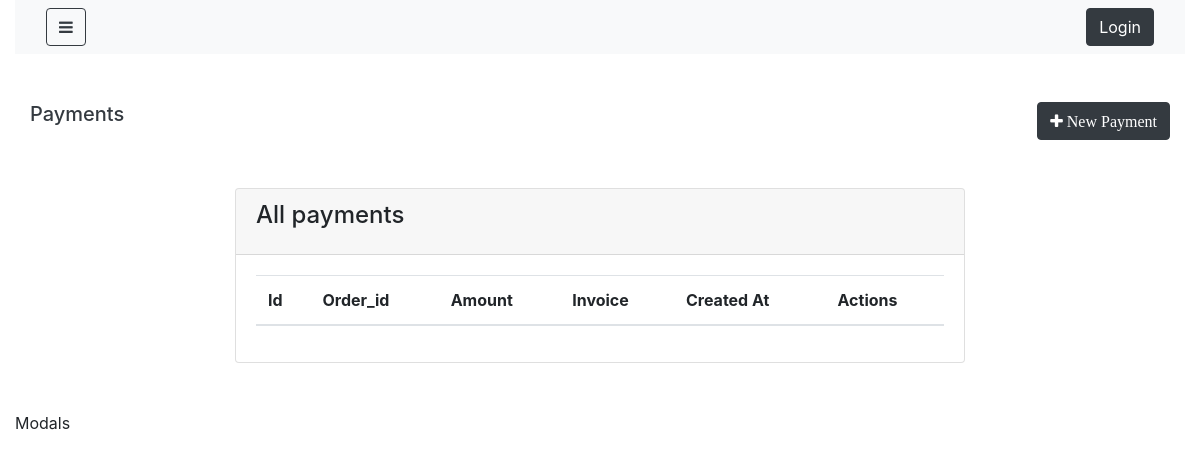
The page /payments/ on the database as committed earlier.
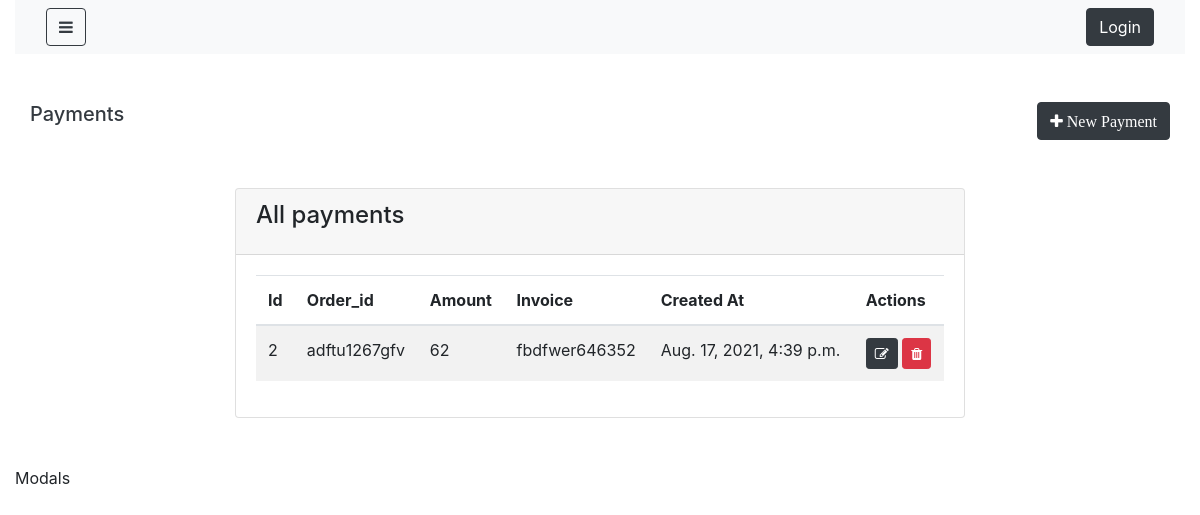
The same page on the database as committed later.
### shop/models.py (models this page shows, shortened)
class Payment(models.Model):
    order_id= models.ForeignKey('order',on_delete=models.CASCADE,blank=True,null=True)
    amount=models.IntegerField(null= True, blank= True)
    description=models.TextField(null=True, blank=True)
    invoice_number=models.CharField(max_length=100, null=False, blank=True)
    created_at=models.DateTimeField(auto_now_add=True)
    updated_at= models.DateTimeField(auto_now_add=True)

class Order(models.Model):
    total=models.IntegerField(null= False, blank= True)
    status=models.CharField(max_length=100, null=False, blank=False, default="Pending")
    shipping_cost=models.IntegerField(null= True, blank= True)
    order_number=models.CharField(max_length=100, null=False, blank=False)
    customer_id=models.ForeignKey('customer',on_delete=models.CASCADE,blank=True,null=True)
    created_at=models.DateTimeField(auto_now_add=True)
    updated_at= models.DateTimeField(auto_now_add=True)
    def __str__(self):
        return self.order_number

### shop/views.py (the view)
# urls.py: path('payments/',PaymentList.as_view(),name="payments"),
class PaymentList(ListView):
    login_required= True
    model =Payment
    template_name= "shop/admin/payment_list.html"

### shop/templates/shop/admin/payment_list.html (shortened to what this page needs)
{% extends 'shop/admin/layouts/admin_master.html' %}
{% block content %}
<div class="container">
    <div class="row my-5">
        <h5 class="text-dark">Payments</h5>
        <button class="btn btn-dark ml-auto" data-toggle="modal"
        data-target="#paymentModal">
        <i class ="fa fa-plus" aria-hidden="true"> New Payment </i>
    </button>
    </div>
    <div class="row justify-content-center my-5">
        <div class="col-lg-8">
            <div class="card">
                <div class="card-header">
                    <h4 class="card-title">All payments</h4>
                </div>
                <div class="card-body">
                    <table class="table table-striped table-hover">
                        <thead>
                            <tr>
                                <th>Id</th>
                                <th>Order_id</th>
                                <th>Amount</th>
                                <th>Invoice</th>
                                <th>Created At</th>
                                <th>Actions</th>
                            </tr>
                        </thead>
                        <tbody>
                            {% for object in object_list %}
                               <tr>
                                   <td>{{object.id}}</td>
                                   <td>{{object.order_id}}</td>
                                   <td>{{object.amount}}</td>
                                   <td>{{object.invoice_number}}</td>
                                   <td>{{object.created_at}}</td>
                                   <td>
                                       <a href="{% url 'payment_update' object.id %}"
                                        class="btn btn-dark btn-sm">
                                         <i class="fa fa-edit"></i>
                                       </a>
                                       <a href="{% url 'Payment_delete' object.id %}"
                                        class="btn btn-danger btn-sm">
                                         <i class="fa fa-trash"></i>
                                       </a>
                                   </td>
                               </tr>
                            {% endfor %}
                        </tbody>
                    </table>
                </div>
            </div>
        </div>
    </div>
</div>
Modals
{% endblock %}

Rows that differ between the two databases and show on the page:
added Payment: id "2", order_id "adftu1267gfv", amount "62", invoice_number "fbdfwer646352", created_at "Aug. 17, 2021, 4:39 p.m."
